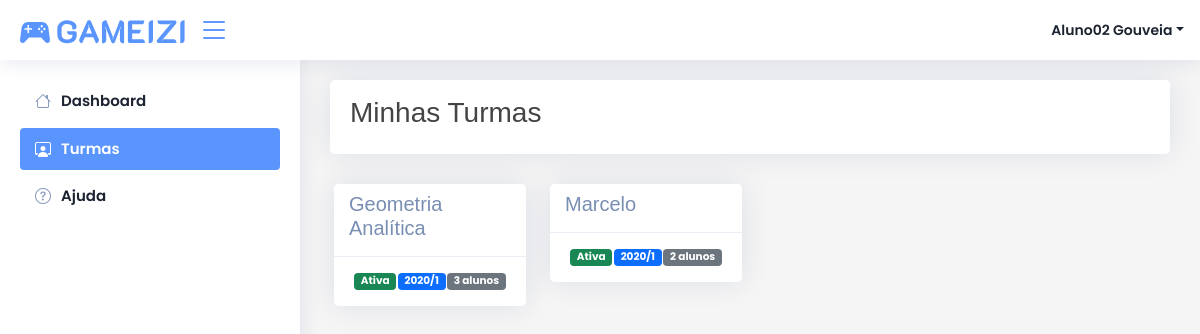
Screenshot of /turmas/ (signed in) with the database file from the repository.
### core/models.py (models this page shows, shortened)
class Turma(models.Model):
    nome = models.CharField('Nome', max_length=1024)
    criado_em = models.DateField("Criado Em", auto_now_add=True)
    ativa = models.BooleanField('Ativa', default=True)
    semestre = models.CharField("Semestre", max_length=1024)
    hash_convite = models.CharField('Hash Convite', max_length=1024, blank=True, null=True)
    def obter_quantidade_alunos(self):
        return AlunosTurma.objects.filter(turma=self).count()

### core/views.py (the view)
# urls.py: path('turmas/', views.turmas, name='turmas'),
@login_required(login_url='/login')
def turmas(request):
    todas_turmas = Turma.objects.all().order_by('nome')
    turmas = []
    for turma in todas_turmas:
        try:
            if request.user.is_superuser:
                ProfessoresTurma.objects.get(turma=turma, professor__usuario=request.user)
                turmas.append(turma)
            else:
                AlunosTurma.objects.get(aluno__usuario=request.user, turma=turma)
                turmas.append(turma)
            continue
        except Exception as e:
            print(e)
            continue
    data = {
        'pagina': 'Minhas Turmas',
        'turmas': turmas
    }
    return render(request, 'core/turmas/index.html', data)

### core/templatetags/filtros.py (called while the page is built)
@register.filter(name='obter_ranking_aluno')
def obter_ranking_aluno(usuario):
    try:
        aluno = Aluno.objects.get(usuario=usuario)
        return rankings[aluno.tipo]
    except:
        return 'Professor'

### core/templates/core/turmas/index.html (shortened to what this page needs)
{% extends 'core/base.html' %}
{% block pagina %}
Minhas Turmas
{% endblock pagina %}
{% block conteudo %}
<div class="row">
    {% for turma in turmas %}
    <div class="col-md-3">
        <div class="card px-0 m-1 card-turma mt-0" turma-id="{{ turma.id }}">
            <div class="card-header py-2">
                <h5>{{ turma.nome }}</h5>
            </div>
            <div class="card-body py-3">
                <div class="d-inline-flex w-100 justify-content-between">
                    {% if turma.ativa %}
                    <p class="m-0"><span class="badge bg-success">Ativa</span></p>
                    {% else %}
                    <p class="m-0"><span class="badge bg-danger">Inativa</span></p>
                    {% endif %}
                    <p class="m-0"><span class="badge bg-primary">{{ turma.semestre }}</span></p>
                    <p class="m-0"><span class="badge bg-secondary">{{ turma.obter_quantidade_alunos }} alunos</span></p>
                </div>
            </div>
        </div>
    </div>
    {% endfor %}
</div>
{% endblock conteudo %}

### core/templates/core/base.html (shortened to what this page needs)
{% load static %}
{% load filtros %}
<html lang="pt-br">
<head>
    <link href="https://cdn.jsdelivr.net/npm/bootstrap@5.1.3/dist/css/bootstrap.min.css" rel="stylesheet">
	<link href="{% static 'css' %}/icons/bootstrap/bootstrap-icons.css" rel="stylesheet">
    <link href="{% static 'css/styles.css' %}" rel="stylesheet">
    <link href="{% static 'css' %}/vendor/custom.css" rel="stylesheet">
</head>
<body>
    <header id="header" class="header fixed-top d-flex align-items-center">
        <div class="d-flex align-items-center justify-content-between">
            <a href="#!" class="d-flex align-items-center">
                <img src="{% static 'img/gameizi.svg' %}" alt="" >
            </a>
            <i class="bi bi-list toggle-sidebar-btn"></i>
        </div>
        <nav class="header-nav ms-auto">
            <ul class="d-flex align-items-center">
                <li class="nav-item dropdown pe-3">
                    <a class="nav-link nav-profile d-flex align-items-center pe-0" href="#" data-bs-toggle="dropdown">
                    <span class="d-none d-md-block dropdown-toggle ps-2">{{ user.first_name|title }} {{ user.last_name|title }}</span>
                    </a>
                </li>
            </ul>
        </nav>
    </header>
    {% include 'core/menu.html' %}
    <main class="main" id="main">
        <div class="card mt-0">
            <div class="card-body py-3">
                <div class="row">
                    <div class="col-md-6 text-start">
                        <h1 class="h3">{% block pagina %}{% endblock pagina %}</h1>
                    </div>
                    <div class="col-md-6 text-end">
                    </div>
                </div>
            </div>
        </div>
        {% block conteudo %}
        {% endblock conteudo %}
    </main>
</body>
</html>

### core/static/css/styles.css (style rules this page uses)
* { padding: 0; margin: 0; box-sizing: border-box; font-family: 'Poppins', sans-serif; }
body { font-size: .875rem; }
.card { margin-top: 2rem; width: 100%; }
.card-header { background-color: #f0f0f0; }
a { color: #2470dc; text-decoration: none; }
.card-turma { cursor: pointer; }

### rows the page displays
Turma: nome "Geometria Analítica", ativa "Ativa", semestre "2020/1", obter_quantidade_alunos "3"
Turma: nome "Marcelo", ativa "Ativa", semestre "2020/1", obter_quantidade_alunos "2"

### other values shown
{{ user.first_name|title }} "Aluno02"
{{ user.last_name|title }} "Gouveia"
